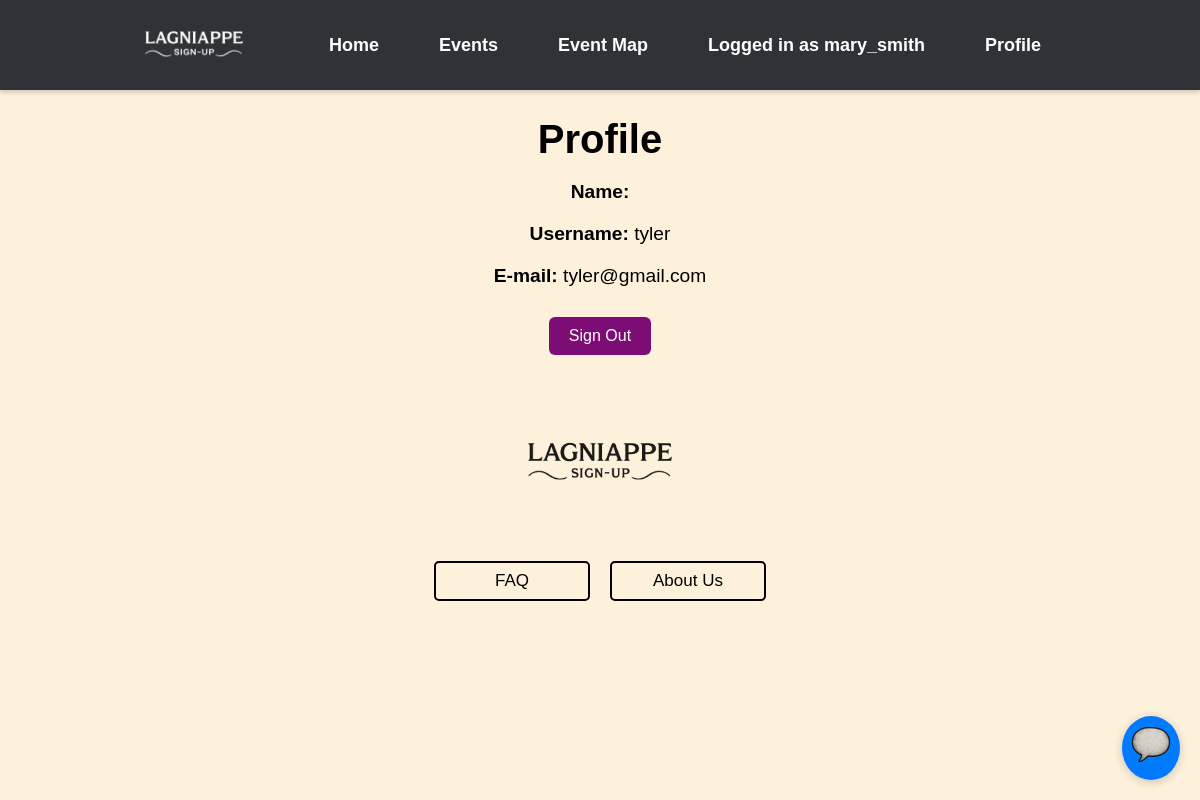
Screenshot of /profile/29 (signed in) with the database file from the repository.
### events/models.py (models this page shows)
class Users(AbstractUser): # AbstractUser comes with a whole bunch of attributes
    UserID = models.AutoField(("userID"), primary_key=True) # autofield automatically increments an int as a new row is created
    groups = models.ManyToManyField(
        'auth.Group',
        related_name='event_users',  # Custom related_name for reverse accessor
        blank=True
    )
    user_permissions = models.ManyToManyField(
        'auth.Permission',
        related_name='event_user_permissions',  # Custom related_name for reverse accessor
        blank=True
    )

### lagniappe_signup/views.py (the view)
# urls.py: path('profile/<int:pk>', views.detail_user, name="profile"),
@login_required(login_url="/signin/")
def detail_user(request, pk):
    try:
        user = Users.objects.get(UserID=pk)
    except Event.DoesNotExist:
        raise HttpResponse("User Does Not Exist", status=404)
    return render(request, "user_detail.html", context={"User": user})

### templates/user_detail.html (shortened to what this page needs)
{% extends "base.html" %}
{% block content %}
<!DOCTYPE html>
<html lang="en">
<head>
    <link rel="stylesheet" href='css/style.css'>
</head>
<body>
    <h1>Profile</h1>
    <p><strong>Name:</strong> {{ User.first_name }}{{ User.last_name }}</p>
    <p><strong>Username:</strong> {{ User.username }}</p>
    <p><strong>E-mail:</strong> {{ User.email }}</p>
    <button onclick="window.location.href='{% url 'signout' %}'" class="btn btn-info">Sign Out</button>
</body>
</html>
{% endblock %}

### templates/headBanner.html (shortened to what this page needs)
{% load static %}
<!DOCTYPE html>
<html lang="en">
<head>
    <link rel="stylesheet" href="{% static 'css/style.css' %}">
</head>
<body>
    <nav class="top-banner" style="height: 60px; width: 100%; background-color: #2f3337;">
        <div class="nav-container" style="
            display: flex;
            align-items: center;
            height: 100%;
            padding: 0 20px 0 0;  /* ✅ No left padding */
            box-sizing: border-box;
        ">
            <div class="nav-logo" style="
                margin-left: 0;
                margin-right: 60px;
                display: flex;
                align-items: center;
                padding-left: 10px;  /* ✅ Small padding to prevent touching the edge */
            ">
                <img src="{% static 'images/LSU_white.png' %}"
                     alt="Lagniappe Logo"
                     style="height: 120px; width: auto;">
            </div>
            <ul class="nav-links" style="
                display: flex;
                gap: 30px;
                list-style: none;
                padding: 0;
                margin: 0;
            ">
                <li><a href="{% url 'home' %}">Home</a></li>
                <li><a href="{% url 'event-list' %}">Events</a></li>
                <li><a href="{% url 'map' %}">Event Map</a></li>
                {% if user.is_authenticated %}
                    <li><a>Logged in as {{ user.username }}</a></li>
                    <li><a href="{% url 'profile' user.UserID %}">Profile</a></li>
                {% else %}
                    <li><a href="{% url 'signin' %}">Sign In</a></li>
                {% endif %}
            </ul>
        </div>
    </nav>
    <div id="chat-toggle">
        <img src="{% static 'images/scroll.png' %}">
    </div>
</body>
</html>

### static/css/style.css (style rules this page uses)
body { background-color: #fdf1dc; font-family: Arial, sans-serif; text-align: center; }
h1 { font-size: 2.5rem; font-weight: bold; margin-bottom: 10px; }
p { font-size: 1.2rem; margin-bottom: 20px; }
button { background-color: #7d0c74; color: white; padding: 10px 20px; border: none; border-radius: 5px; font-size: 1rem; cursor: pointer; margin-top: 10px; }
.top-banner { background-color: #343a40; padding: 15px 0; text-align: center; box-shadow: 0 2px 5px rgba(0, 0, 0, 0.2); }
.nav-container { display: flex; justify-content: center; align-items: center; }
.nav-links { list-style: none; padding: 0; margin: 0; display: flex; }
.nav-links li { margin: 0 15px; }
.nav-links li a { text-decoration: none; color: white; font-size: 18px; font-weight: bold; transition: color 0.3s ease; }
#chat-toggle { position: fixed; bottom: 20px; right: 20px; background: #007bff; color: white; border-radius: 50%; padding: 5px; font-size: 24px; cursor: pointer; box-shadow: 0 2px 10px rgba(0,0,0,0.2); z-index: 1000; }
.btn { padding: 10px 20px; border: none; border-radius: 6px; text-decoration: none; font-size: 16px; cursor: pointer; }

### templates/headBanner.html (style rules this page uses)
html, body { margin: 0; padding: 0; }

### rows the page displays
Users: username "mary_smith"
Users: username "tyler", email "tyler@gmail.com"
